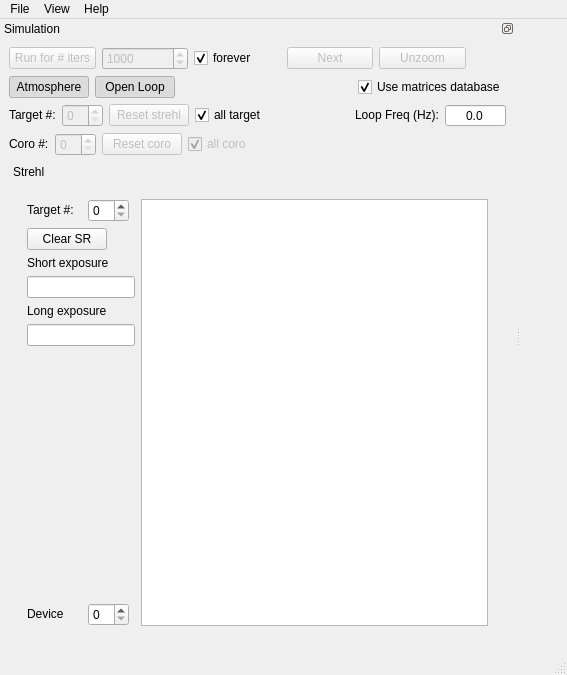
<?xml version="1.0" encoding="UTF-8"?>
<ui version="4.0">
 <class>MainWindow</class>
 <widget class="QMainWindow" name="MainWindow">
  <property name="geometry">
   <rect>
    <x>0</x>
    <y>0</y>
    <width>567</width>
    <height>675</height>
   </rect>
  </property>
  <property name="sizePolicy">
   <sizepolicy hsizetype="Preferred" vsizetype="Preferred">
    <horstretch>0</horstretch>
    <verstretch>0</verstretch>
   </sizepolicy>
  </property>
  <property name="windowTitle">
   <string>MainWindow</string>
  </property>
  <widget class="QWidget" name="centralwidget">
   <property name="sizePolicy">
    <sizepolicy hsizetype="Preferred" vsizetype="Preferred">
     <horstretch>0</horstretch>
     <verstretch>0</verstretch>
    </sizepolicy>
   </property>
  </widget>
  <widget class="QMenuBar" name="menubar">
   <property name="geometry">
    <rect>
     <x>0</x>
     <y>0</y>
     <width>567</width>
     <height>20</height>
    </rect>
   </property>
   <widget class="QMenu" name="menuFile">
    <property name="title">
     <string>File</string>
    </property>
    <addaction name="actionOpen_config_file"/>
    <addaction name="separator"/>
    <addaction name="actionQuit"/>
    <addaction name="separator"/>
   </widget>
   <widget class="QMenu" name="menuHelp">
    <property name="title">
     <string>Help</string>
    </property>
    <addaction name="wao_actionHelp_Contents"/>
    <addaction name="actionAbout_widget_ao"/>
   </widget>
   <widget class="QMenu" name="menuMenu">
    <property name="title">
     <string>View</string>
    </property>
    <addaction name="actionShow_Pyramid_Tools"/>
    <addaction name="actionPSF_Log_Scale"/>
    <addaction name="actionStats_in_Terminal"/>
    <addaction name="actionAuto_Scale"/>
   </widget>
   <addaction name="menuFile"/>
   <addaction name="menuMenu"/>
   <addaction name="menuHelp"/>
  </widget>
  <widget class="QStatusBar" name="statusbar"/>
  <widget class="QDockWidget" name="wao_SimuDock">
   <property name="sizePolicy">
    <sizepolicy hsizetype="MinimumExpanding" vsizetype="MinimumExpanding">
     <horstretch>0</horstretch>
     <verstretch>0</verstretch>
    </sizepolicy>
   </property>
   <property name="features">
    <set>QDockWidget::DockWidgetFloatable|QDockWidget::DockWidgetMovable</set>
   </property>
   <property name="windowTitle">
    <string>Simulation</string>
   </property>
   <attribute name="dockWidgetArea">
    <number>1</number>
   </attribute>
   <widget class="QWidget" name="dockWidgetContents">
    <layout class="QVBoxLayout" name="verticalLayout_19">
     <item>
      <layout class="QHBoxLayout" name="horizontalLayout">
       <item>
        <widget class="QPushButton" name="wao_run">
         <property name="enabled">
          <bool>false</bool>
         </property>
         <property name="sizePolicy">
          <sizepolicy hsizetype="Preferred" vsizetype="Fixed">
           <horstretch>0</horstretch>
           <verstretch>0</verstretch>
          </sizepolicy>
         </property>
         <property name="text">
          <string>Run for # iters</string>
         </property>
        </widget>
       </item>
       <item>
        <widget class="QSpinBox" name="wao_nbiters">
         <property name="enabled">
          <bool>false</bool>
         </property>
         <property name="sizePolicy">
          <sizepolicy hsizetype="Preferred" vsizetype="Fixed">
           <horstretch>0</horstretch>
           <verstretch>0</verstretch>
          </sizepolicy>
         </property>
         <property name="maximum">
          <number>100000</number>
         </property>
         <property name="value">
          <number>1000</number>
         </property>
        </widget>
       </item>
       <item>
        <widget class="QCheckBox" name="wao_forever">
         <property name="sizePolicy">
          <sizepolicy hsizetype="Preferred" vsizetype="Fixed">
           <horstretch>0</horstretch>
           <verstretch>0</verstretch>
          </sizepolicy>
         </property>
         <property name="text">
          <string>forever</string>
         </property>
         <property name="checked">
          <bool>true</bool>
         </property>
        </widget>
       </item>
       <item>
        <widget class="QPushButton" name="wao_next">
         <property name="enabled">
          <bool>false</bool>
         </property>
         <property name="sizePolicy">
          <sizepolicy hsizetype="Preferred" vsizetype="Fixed">
           <horstretch>0</horstretch>
           <verstretch>0</verstretch>
          </sizepolicy>
         </property>
         <property name="text">
          <string>Next</string>
         </property>
        </widget>
       </item>
       <item>
        <widget class="QPushButton" name="wao_unzoom">
         <property name="enabled">
          <bool>false</bool>
         </property>
         <property name="sizePolicy">
          <sizepolicy hsizetype="Preferred" vsizetype="Fixed">
           <horstretch>0</horstretch>
           <verstretch>0</verstretch>
          </sizepolicy>
         </property>
         <property name="text">
          <string>Unzoom</string>
         </property>
        </widget>
       </item>
       <item>
        <spacer name="horizontalSpacer_5">
         <property name="sizePolicy">
          <sizepolicy hsizetype="Preferred" vsizetype="Minimum">
           <horstretch>0</horstretch>
           <verstretch>0</verstretch>
          </sizepolicy>
         </property>
         <property name="orientation">
          <enum>Qt::Horizontal</enum>
         </property>
         <property name="sizeType">
          <enum>QSizePolicy::Preferred</enum>
         </property>
         <property name="sizeHint" stdset="0">
          <size>
           <width>40</width>
           <height>20</height>
          </size>
         </property>
        </spacer>
       </item>
      </layout>
     </item>
     <item>
      <layout class="QHBoxLayout" name="button_disp">
       <item>
        <widget class="QPushButton" name="wao_atmosphere">
         <property name="sizePolicy">
          <sizepolicy hsizetype="Preferred" vsizetype="Fixed">
           <horstretch>0</horstretch>
           <verstretch>0</verstretch>
          </sizepolicy>
         </property>
         <property name="text">
          <string>Atmosphere</string>
         </property>
         <property name="checkable">
          <bool>true</bool>
         </property>
         <property name="checked">
          <bool>true</bool>
         </property>
        </widget>
       </item>
       <item>
        <widget class="QPushButton" name="wao_open_loop">
         <property name="text">
          <string>Open Loop</string>
         </property>
         <property name="checkable">
          <bool>true</bool>
         </property>
         <property name="checked">
          <bool>true</bool>
         </property>
        </widget>
       </item>
       <item>
        <spacer name="horizontalSpacer_4">
         <property name="sizePolicy">
          <sizepolicy hsizetype="Minimum" vsizetype="Minimum">
           <horstretch>0</horstretch>
           <verstretch>0</verstretch>
          </sizepolicy>
         </property>
         <property name="orientation">
          <enum>Qt::Horizontal</enum>
         </property>
         <property name="sizeHint" stdset="0">
          <size>
           <width>40</width>
           <height>20</height>
          </size>
         </property>
        </spacer>
       </item>
       <item>
        <widget class="QCheckBox" name="wao_useDatabase">
         <property name="sizePolicy">
          <sizepolicy hsizetype="Preferred" vsizetype="Fixed">
           <horstretch>0</horstretch>
           <verstretch>0</verstretch>
          </sizepolicy>
         </property>
         <property name="text">
          <string>Use matrices database</string>
         </property>
         <property name="checked">
          <bool>true</bool>
         </property>
        </widget>
       </item>
      </layout>
     </item>
     <item>
      <layout class="QHBoxLayout" name="button_tar">
       <item>
        <widget class="QLabel" name="label_59">
         <property name="sizePolicy">
          <sizepolicy hsizetype="Preferred" vsizetype="Fixed">
           <horstretch>0</horstretch>
           <verstretch>0</verstretch>
          </sizepolicy>
         </property>
         <property name="text">
          <string>Target #:</string>
         </property>
        </widget>
       </item>
       <item>
        <widget class="QSpinBox" name="wao_resetSR_tarNum">
         <property name="enabled">
          <bool>false</bool>
         </property>
         <property name="sizePolicy">
          <sizepolicy hsizetype="Preferred" vsizetype="Fixed">
           <horstretch>0</horstretch>
           <verstretch>0</verstretch>
          </sizepolicy>
         </property>
        </widget>
       </item>
       <item>
        <widget class="QPushButton" name="wao_resetSR">
         <property name="enabled">
          <bool>false</bool>
         </property>
         <property name="sizePolicy">
          <sizepolicy hsizetype="Preferred" vsizetype="Fixed">
           <horstretch>0</horstretch>
           <verstretch>0</verstretch>
          </sizepolicy>
         </property>
         <property name="text">
          <string>Reset strehl</string>
         </property>
        </widget>
       </item>
       <item>
        <widget class="QCheckBox" name="wao_allTarget">
         <property name="sizePolicy">
          <sizepolicy hsizetype="Preferred" vsizetype="Fixed">
           <horstretch>0</horstretch>
           <verstretch>0</verstretch>
          </sizepolicy>
         </property>
         <property name="text">
          <string>all target</string>
         </property>
         <property name="checked">
          <bool>true</bool>
         </property>
        </widget>
       </item>
       <item>
        <spacer name="horizontalSpacer_2">
         <property name="sizePolicy">
          <sizepolicy hsizetype="Minimum" vsizetype="Minimum">
           <horstretch>0</horstretch>
           <verstretch>0</verstretch>
          </sizepolicy>
         </property>
         <property name="orientation">
          <enum>Qt::Horizontal</enum>
         </property>
         <property name="sizeHint" stdset="0">
          <size>
           <width>40</width>
           <height>20</height>
          </size>
         </property>
        </spacer>
       </item>
       <item>
        <widget class="QLabel" name="label_5">
         <property name="sizePolicy">
          <sizepolicy hsizetype="Preferred" vsizetype="Fixed">
           <horstretch>0</horstretch>
           <verstretch>0</verstretch>
          </sizepolicy>
         </property>
         <property name="text">
          <string>Loop Freq (Hz):</string>
         </property>
         <property name="alignment">
          <set>Qt::AlignRight|Qt::AlignTrailing|Qt::AlignVCenter</set>
         </property>
        </widget>
       </item>
       <item>
        <widget class="QDoubleSpinBox" name="wao_currentFreq">
         <property name="sizePolicy">
          <sizepolicy hsizetype="Preferred" vsizetype="Fixed">
           <horstretch>0</horstretch>
           <verstretch>0</verstretch>
          </sizepolicy>
         </property>
         <property name="maximumSize">
          <size>
           <width>100</width>
           <height>16777215</height>
          </size>
         </property>
         <property name="alignment">
          <set>Qt::AlignCenter</set>
         </property>
         <property name="readOnly">
          <bool>true</bool>
         </property>
         <property name="buttonSymbols">
          <enum>QAbstractSpinBox::NoButtons</enum>
         </property>
         <property name="decimals">
          <number>1</number>
         </property>
         <property name="maximum">
          <double>1000000000.000000000000000</double>
         </property>
        </widget>
       </item>
      </layout>
     </item>
     <item>
      <layout class="QHBoxLayout" name="button_coro">
       <item>
        <widget class="QLabel" name="label_61">
         <property name="enabled">
          <bool>true</bool>
         </property>
         <property name="sizePolicy">
          <sizepolicy hsizetype="Preferred" vsizetype="Fixed">
           <horstretch>0</horstretch>
           <verstretch>0</verstretch>
          </sizepolicy>
         </property>
         <property name="text">
          <string>Coro #:</string>
         </property>
        </widget>
       </item>
       <item>
        <widget class="QSpinBox" name="wao_resetCoro_coroNum">
         <property name="enabled">
          <bool>false</bool>
         </property>
         <property name="sizePolicy">
          <sizepolicy hsizetype="Preferred" vsizetype="Fixed">
           <horstretch>0</horstretch>
           <verstretch>0</verstretch>
          </sizepolicy>
         </property>
        </widget>
       </item>
       <item>
        <widget class="QPushButton" name="wao_resetCoro">
         <property name="enabled">
          <bool>false</bool>
         </property>
         <property name="sizePolicy">
          <sizepolicy hsizetype="Preferred" vsizetype="Fixed">
           <horstretch>0</horstretch>
           <verstretch>0</verstretch>
          </sizepolicy>
         </property>
         <property name="text">
          <string>Reset coro</string>
         </property>
        </widget>
       </item>
       <item>
        <widget class="QCheckBox" name="wao_allCoro">
         <property name="enabled">
          <bool>false</bool>
         </property>
         <property name="sizePolicy">
          <sizepolicy hsizetype="Preferred" vsizetype="Fixed">
           <horstretch>0</horstretch>
           <verstretch>0</verstretch>
          </sizepolicy>
         </property>
         <property name="text">
          <string>all coro</string>
         </property>
         <property name="checked">
          <bool>true</bool>
         </property>
        </widget>
       </item>
       <item>
        <spacer name="horizontalSpacer_3">
         <property name="sizePolicy">
          <sizepolicy hsizetype="Minimum" vsizetype="Minimum">
           <horstretch>0</horstretch>
           <verstretch>0</verstretch>
          </sizepolicy>
         </property>
         <property name="orientation">
          <enum>Qt::Horizontal</enum>
         </property>
         <property name="sizeHint" stdset="0">
          <size>
           <width>254</width>
           <height>20</height>
          </size>
         </property>
        </spacer>
       </item>
      </layout>
     </item>
     <item>
      <widget class="QDockWidget" name="wao_SRDock">
       <property name="enabled">
        <bool>true</bool>
       </property>
       <property name="sizePolicy">
        <sizepolicy hsizetype="MinimumExpanding" vsizetype="MinimumExpanding">
         <horstretch>0</horstretch>
         <verstretch>0</verstretch>
        </sizepolicy>
       </property>
       <property name="floating">
        <bool>false</bool>
       </property>
       <property name="features">
        <set>QDockWidget::NoDockWidgetFeatures</set>
       </property>
       <property name="allowedAreas">
        <set>Qt::NoDockWidgetArea</set>
       </property>
       <property name="windowTitle">
        <string>Strehl</string>
       </property>
       <widget class="QWidget" name="dockWidgetContents_3">
        <layout class="QGridLayout" name="gridLayout_11">
         <item row="0" column="0">
          <widget class="QWidget" name="wao_Strehl" native="true">
           <property name="enabled">
            <bool>true</bool>
           </property>
           <layout class="QGridLayout" name="gridLayout_10">
            <property name="sizeConstraint">
             <enum>QLayout::SetDefaultConstraint</enum>
            </property>
            <item row="2" column="0" colspan="2">
             <widget class="QLabel" name="label_6">
              <property name="sizePolicy">
               <sizepolicy hsizetype="Fixed" vsizetype="Fixed">
                <horstretch>0</horstretch>
                <verstretch>0</verstretch>
               </sizepolicy>
              </property>
              <property name="text">
               <string>Short exposure</string>
              </property>
             </widget>
            </item>
            <item row="7" column="1">
             <widget class="QSpinBox" name="wao_deviceNumber">
              <property name="sizePolicy">
               <sizepolicy hsizetype="Fixed" vsizetype="Fixed">
                <horstretch>0</horstretch>
                <verstretch>0</verstretch>
               </sizepolicy>
              </property>
             </widget>
            </item>
            <item row="4" column="0" colspan="2">
             <widget class="QLabel" name="label_58">
              <property name="sizePolicy">
               <sizepolicy hsizetype="Fixed" vsizetype="Fixed">
                <horstretch>0</horstretch>
                <verstretch>0</verstretch>
               </sizepolicy>
              </property>
              <property name="text">
               <string>Long exposure</string>
              </property>
             </widget>
            </item>
            <item row="7" column="0">
             <widget class="QLabel" name="label_24">
              <property name="sizePolicy">
               <sizepolicy hsizetype="Fixed" vsizetype="Fixed">
                <horstretch>0</horstretch>
                <verstretch>0</verstretch>
               </sizepolicy>
              </property>
              <property name="text">
               <string>Device</string>
              </property>
             </widget>
            </item>
            <item row="5" column="0" colspan="2">
             <widget class="QLineEdit" name="wao_strehlLE">
              <property name="sizePolicy">
               <sizepolicy hsizetype="Fixed" vsizetype="Fixed">
                <horstretch>0</horstretch>
                <verstretch>0</verstretch>
               </sizepolicy>
              </property>
              <property name="readOnly">
               <bool>true</bool>
              </property>
             </widget>
            </item>
            <item row="3" column="0" colspan="2">
             <widget class="QLineEdit" name="wao_strehlSE">
              <property name="sizePolicy">
               <sizepolicy hsizetype="Fixed" vsizetype="Fixed">
                <horstretch>0</horstretch>
                <verstretch>0</verstretch>
               </sizepolicy>
              </property>
              <property name="readOnly">
               <bool>true</bool>
              </property>
             </widget>
            </item>
            <item row="6" column="0">
             <spacer name="verticalSpacer_2">
              <property name="orientation">
               <enum>Qt::Vertical</enum>
              </property>
              <property name="sizeHint" stdset="0">
               <size>
                <width>20</width>
                <height>40</height>
               </size>
              </property>
             </spacer>
            </item>
            <item row="0" column="1">
             <widget class="QSpinBox" name="wao_dispSR_tar">
              <property name="enabled">
               <bool>true</bool>
              </property>
              <property name="sizePolicy">
               <sizepolicy hsizetype="Fixed" vsizetype="Fixed">
                <horstretch>0</horstretch>
                <verstretch>0</verstretch>
               </sizepolicy>
              </property>
             </widget>
            </item>
            <item row="0" column="0">
             <widget class="QLabel" name="label_60">
              <property name="sizePolicy">
               <sizepolicy hsizetype="Fixed" vsizetype="Fixed">
                <horstretch>0</horstretch>
                <verstretch>0</verstretch>
               </sizepolicy>
              </property>
              <property name="text">
               <string>Target #:</string>
              </property>
             </widget>
            </item>
            <item row="0" column="3" rowspan="8" colspan="2">
             <widget class="GraphicsLayoutWidget" name="wao_SRPlotWindow">
              <property name="sizePolicy">
               <sizepolicy hsizetype="Expanding" vsizetype="Expanding">
                <horstretch>0</horstretch>
                <verstretch>0</verstretch>
               </sizepolicy>
              </property>
             </widget>
            </item>
            <item row="1" column="0" colspan="2">
             <widget class="QPushButton" name="wao_clearSR">
              <property name="sizePolicy">
               <sizepolicy hsizetype="Fixed" vsizetype="Fixed">
                <horstretch>0</horstretch>
                <verstretch>0</verstretch>
               </sizepolicy>
              </property>
              <property name="text">
               <string>Clear SR</string>
              </property>
             </widget>
            </item>
           </layout>
          </widget>
         </item>
        </layout>
       </widget>
      </widget>
     </item>
    </layout>
   </widget>
  </widget>
  <action name="actionOpen_config_file">
   <property name="text">
    <string>Open config file</string>
   </property>
  </action>
  <action name="actionQuit">
   <property name="text">
    <string>quit</string>
   </property>
  </action>
  <action name="wao_actionHelp_Contents">
   <property name="checkable">
    <bool>false</bool>
   </property>
   <property name="text">
    <string>Help Contents</string>
   </property>
  </action>
  <action name="actionAbout_widget_ao">
   <property name="text">
    <string>About widget_ao</string>
   </property>
  </action>
  <action name="actionShow_Pyramid_Tools">
   <property name="checkable">
    <bool>true</bool>
   </property>
   <property name="text">
    <string>Show Pyramid Tools</string>
   </property>
  </action>
  <action name="actionPSF_Log_Scale">
   <property name="checkable">
    <bool>true</bool>
   </property>
   <property name="text">
    <string>PSF Log Scale</string>
   </property>
  </action>
  <action name="actionStats_in_Terminal">
   <property name="checkable">
    <bool>true</bool>
   </property>
   <property name="text">
    <string>Stats in Terminal</string>
   </property>
  </action>
  <action name="actionAuto_Scale">
   <property name="checkable">
    <bool>true</bool>
   </property>
   <property name="checked">
    <bool>true</bool>
   </property>
   <property name="text">
    <string>Auto Scale</string>
   </property>
  </action>
 </widget>
 <customwidgets>
  <customwidget>
   <class>GraphicsLayoutWidget</class>
   <extends>QGraphicsView</extends>
   <header>pyqtgraph</header>
  </customwidget>
 </customwidgets>
 <resources/>
 <connections/>
</ui>
